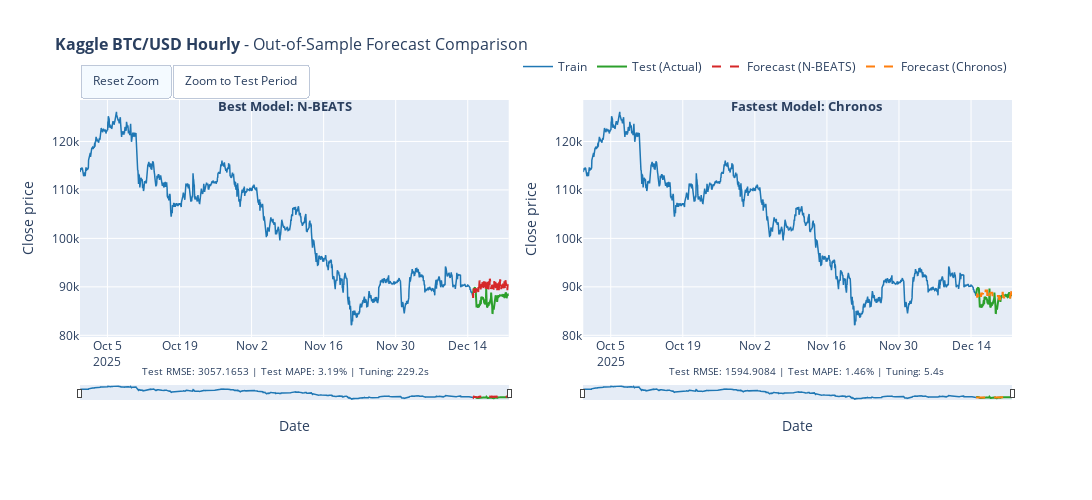

Source (notebook cell):
### Code cell
# 10. Interactive Visualization (Plotly)
#
# Interactive forecast comparison with zoom, pan, and hover capabilities.

def create_interactive_forecast_plot(train_series, test_series, predictions_dict, dataset_name, target_column=None):
    """
    Create interactive forecast comparison plot using Plotly.
    
    Args:
        train_series: Training TimeSeries
        test_series: Test TimeSeries (actual values)
        predictions_dict: Dictionary with 'best_rmse' and 'fastest' predictions
        dataset_name: Name for the plot title
        target_column: Name of the target variable
    
    Returns:
        Plotly Figure object
    """
    n_plots = len([k for k in ['best_rmse', 'fastest'] if predictions_dict.get(k)])
    if n_plots == 0:
        print("No predictions to display.")
        return None
    
    same_model = predictions_dict.get('best_rmse', {}).get('model') == predictions_dict.get('fastest', {}).get('model')
    if same_model:
        n_plots = 1
    
    fig = make_subplots(rows=1, cols=n_plots, horizontal_spacing=0.08)
    
    colors = {'train': '#1f77b4', 'test': '#2ca02c', 'pred1': '#d62728', 'pred2': '#ff7f0e'}
    
    def add_traces(pred_key, col, show_legend=True, show_forecast_legend_only=False):
        """Add traces for train, test, and prediction to a subplot."""
        if pred_key not in predictions_dict:
            return
        pred_info = predictions_dict[pred_key]
        pred = pred_info['prediction']
        
        fig.add_trace(go.Scatter(
            x=train_series.time_index, y=train_series.values().flatten(),
            mode='lines', name='Train', line=dict(color=colors['train'], width=1.5),
            showlegend=show_legend and not show_forecast_legend_only,
            hovertemplate='<b>Train</b><br>Date: %{x}<br>Value: %{y:.4f}<extra></extra>'
        ), row=1, col=col)
        
        fig.add_trace(go.Scatter(
            x=test_series.time_index, y=test_series.values().flatten(),
            mode='lines', name='Test (Actual)', line=dict(color=colors['test'], width=2),
            showlegend=show_legend and not show_forecast_legend_only,
            hovertemplate='<b>Actual</b><br>Date: %{x}<br>Value: %{y:.4f}<extra></extra>'
        ), row=1, col=col)
        
        pred_color = colors['pred1'] if col == 1 else colors['pred2']
        fig.add_trace(go.Scatter(
            x=pred.time_index, y=pred.values().flatten(),
            mode='lines', name=f'Forecast ({pred_info["model"]})',
            line=dict(color=pred_color, width=2, dash='dash'),
            showlegend=show_legend,
            hovertemplate=f'<b>{pred_info["model"]}</b><br>Date: %{{x}}<br>Pred: %{{y:.4f}}<extra></extra>'
        ), row=1, col=col)
    
    if 'best_rmse' in predictions_dict:
        add_traces('best_rmse', 1, show_legend=True)
    if not same_model and 'fastest' in predictions_dict:
        add_traces('fastest', 2, show_legend=True, show_forecast_legend_only=True)
    
    fig.update_layout(
        title=dict(text=f'<b>{dataset_name}</b> - Out-of-Sample Forecast Comparison', font=dict(size=16)),
        width=1700, height=500, hovermode='x unified',
        legend=dict(orientation='h', yanchor='bottom', y=1.08, xanchor='right', x=1),
        xaxis=dict(rangeslider=dict(visible=True, thickness=0.05), type='date', title='Date'),
        yaxis=dict(title='Close price')
    )
    
    if n_plots == 2:
        fig.update_xaxes(rangeslider=dict(visible=True, thickness=0.05), type='date', title='Date', row=1, col=2)
        fig.update_yaxes(title='Close price', row=1, col=2)
    
    # Add annotations with model info and metrics
    annotations = []
    if 'best_rmse' in predictions_dict:
        info = predictions_dict['best_rmse']
        annotations.append(dict(
            x=0.22 if n_plots == 2 else 0.5, y=1.02, xref='paper', yref='paper',
            text=f"<b>Best Model: {info['model']}</b>", showarrow=False, font=dict(size=13), xanchor='center'
        ))
        annotations.append(dict(
            x=0.22 if n_plots == 2 else 0.5, y=-0.18, xref='paper', yref='paper',
            text=f"Test RMSE: {info['rmse']:.4f} | Test MAPE: {info['mape']:.2f}% | Tuning: {info['tuning_time']:.1f}s",
            showarrow=False, font=dict(size=10), xanchor='center'
        ))
    if not same_model and 'fastest' in predictions_dict:
        info = predictions_dict['fastest']
        annotations.append(dict(
            x=0.78, y=1.02, xref='paper', yref='paper',
            text=f"<b>Fastest Model: {info['model']}</b>", showarrow=False, font=dict(size=13), xanchor='center'
        ))
        annotations.append(dict(
            x=0.78, y=-0.18, xref='paper', yref='paper',
            text=f"Test RMSE: {info['rmse']:.4f} | Test MAPE: {info['mape']:.2f}% | Tuning: {info['tuning_time']:.1f}s",
            showarrow=False, font=dict(size=10), xanchor='center'
        ))
    
    fig.update_layout(
        annotations=annotations, margin=dict(b=100),
        updatemenus=[dict(
            type="buttons", direction="left", x=0.0, xanchor="left", y=1.15, yanchor="top",
            buttons=[
                dict(args=[{"xaxis.autorange": True, "xaxis2.autorange": True}], label="Reset Zoom", method="relayout"),
                dict(args=[{"xaxis.range": [test_series.start_time(), test_series.end_time()],
                           "xaxis2.range": [test_series.start_time(), test_series.end_time()]}],
                     label="Zoom to Test Period", method="relayout")
            ]
        )]
    )
    return fig

if 'final_predictions' in dir() and final_predictions:
    fig = create_interactive_forecast_plot(
        train, test, final_predictions, DATASET_CONFIG['name'],
        target_column=DATASET_CONFIG['target_column']
    )
    if fig:
        fig.show()

### Figure 1 — Plotly figure (JSON) as saved in the notebook; plotly's stock layout.template omitted (floating-point values rounded to 4 significant figures; data arrays with more than 128 entries replaced by an {"elided": "..."} marker saying what was removed)
{"data": [{"hovertemplate": "<b>Train</b><br>Date: %{x}<br>Value: %{y:.4f}<extra></extra>", "line": {"color": "#1f77b4", "width": 1.5}, "mode": "lines", "name": "Train", "showlegend": true, "type": "scatter", "x": {"elided": "1832 str values"}, "xaxis": "x", "y": {"elided": "1832 float values"}, "yaxis": "y"}, {"hovertemplate": "<b>Actual</b><br>Date: %{x}<br>Value: %{y:.4f}<extra></extra>", "line": {"color": "#2ca02c", "width": 2}, "mode": "lines", "name": "Test (Actual)", "showlegend": true, "type": "scatter", "x": {"elided": "168 str values"}, "xaxis": "x", "y": {"elided": "168 float values"}, "yaxis": "y"}, {"hovertemplate": "<b>N-BEATS</b><br>Date: %{x}<br>Pred: %{y:.4f}<extra></extra>", "line": {"color": "#d62728", "dash": "dash", "width": 2}, "mode": "lines", "name": "Forecast (N-BEATS)", "showlegend": true, "type": "scatter", "x": {"elided": "168 str values"}, "xaxis": "x", "y": {"elided": "168 float values"}, "yaxis": "y"}, {"hovertemplate": "<b>Train</b><br>Date: %{x}<br>Value: %{y:.4f}<extra></extra>", "line": {"color": "#1f77b4", "width": 1.5}, "mode": "lines", "name": "Train", "showlegend": false, "type": "scatter", "x": {"elided": "1832 str values"}, "xaxis": "x2", "y": {"elided": "1832 float values"}, "yaxis": "y2"}, {"hovertemplate": "<b>Actual</b><br>Date: %{x}<br>Value: %{y:.4f}<extra></extra>", "line": {"color": "#2ca02c", "width": 2}, "mode": "lines", "name": "Test (Actual)", "showlegend": false, "type": "scatter", "x": {"elided": "168 str values"}, "xaxis": "x2", "y": {"elided": "168 float values"}, "yaxis": "y2"}, {"hovertemplate": "<b>Chronos</b><br>Date: %{x}<br>Pred: %{y:.4f}<extra></extra>", "line": {"color": "#ff7f0e", "dash": "dash", "width": 2}, "mode": "lines", "name": "Forecast (Chronos)", "showlegend": true, "type": "scatter", "x": {"elided": "168 str values"}, "xaxis": "x2", "y": {"elided": "168 float values"}, "yaxis": "y2"}], "layout": {"annotations": [{"font": {"size": 13}, "showarrow": false, "text": "<b>Best Model: N-BEATS</b>", "x": 0.22, "xanchor": "center", "xref": "paper", "y": 1.02, "yref": "paper"}, {"font": {"size": 10}, "showarrow": false, "text": "Test RMSE: 3057.1653 | Test MAPE: 3.19% | Tuning: 229.2s", "x": 0.22, "xanchor": "center", "xref": "paper", "y": -0.18, "yref": "paper"}, {"font": {"size": 13}, "showarrow": false, "text": "<b>Fastest Model: Chronos</b>", "x": 0.78, "xanchor": "center", "xref": "paper", "y": 1.02, "yref": "paper"}, {"font": {"size": 10}, "showarrow": false, "text": "Test RMSE: 1594.9084 | Test MAPE: 1.46% | Tuning: 5.4s", "x": 0.78, "xanchor": "center", "xref": "paper", "y": -0.18, "yref": "paper"}], "height": 500, "hovermode": "x unified", "legend": {"orientation": "h", "x": 1, "xanchor": "right", "y": 1.08, "yanchor": "bottom"}, "margin": {"b": 100}, "title": {"font": {"size": 16}, "text": "<b>Kaggle BTC/USD Hourly</b> - Out-of-Sample Forecast Comparison"}, "updatemenus": [{"buttons": [{"args": [{"xaxis.autorange": true, "xaxis2.autorange": true}], "label": "Reset Zoom", "method": "relayout"}, {"args": [{"xaxis.range": ["2025-12-15T00:00:00", "2025-12-21T23:00:00"], "xaxis2.range": ["2025-12-15T00:00:00", "2025-12-21T23:00:00"]}], "label": "Zoom to Test Period", "method": "relayout"}], "direction": "left", "type": "buttons", "x": 0, "xanchor": "left", "y": 1.15, "yanchor": "top"}], "width": 1700, "xaxis": {"anchor": "y", "domain": [0, 0.46], "rangeslider": {"thickness": 0.05, "visible": true}, "title": {"text": "Date"}, "type": "date"}, "xaxis2": {"anchor": "y2", "domain": [0.54, 1], "rangeslider": {"thickness": 0.05, "visible": true}, "title": {"text": "Date"}, "type": "date"}, "yaxis": {"anchor": "x", "domain": [0, 1], "title": {"text": "Close price"}}, "yaxis2": {"anchor": "x2", "domain": [0, 1], "title": {"text": "Close price"}}}}
